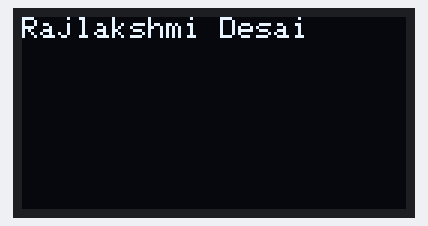
Recording of a sketch running on a simulated Arduino Uno, built with avr-gcc and run on an emulated ATmega328P. Shown: 128×64 one-colour display.

Above: at 0.1 s.
At 4.1 s:
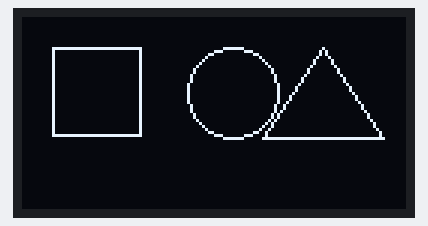
At 6.2 s:
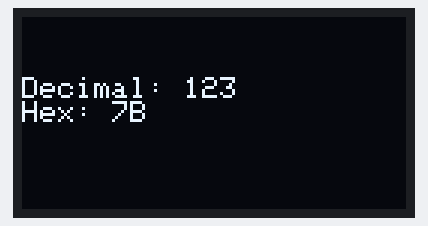
At 9.2 s:
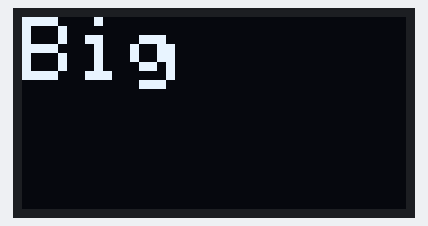
At 11.2 s:
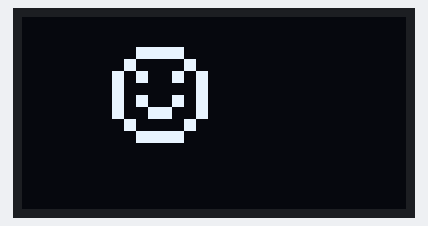
At 13.2 s:
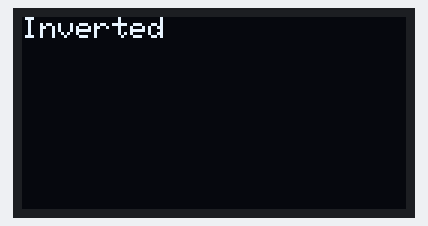

The sketch:

C-oled_mau.ino
```cpp
#include <Wire.h>
#include <SPI.h>
#include <Adafruit_GFX.h>
#include <Adafruit_SSD1306.h>

#define SCREEN_WIDTH 128
#define SCREEN_HEIGHT 64

#define OLED_RESET -1

Adafruit_SSD1306 display(SCREEN_WIDTH, SCREEN_HEIGHT, &Wire, OLED_RESET);

const unsigned char smiley_bmp[] PROGMEM = {
  0b00111100, 0b00000000,
  0b01000010, 0b00000000,
  0b10100101, 0b00000000,
  0b10000001, 0b00000000,
  0b10100101, 0b00000000,
  0b10011001, 0b00000000,
  0b01000010, 0b00000000,
  0b00111100, 0b00000000
};


void setup() {
  display.begin(SSD1306_SWITCHCAPVCC, 0x3C);
  display.clearDisplay();
}


void loop() {

  display.clearDisplay();
  display.setTextSize(1);
  display.setTextColor(SSD1306_WHITE);
  display.setCursor(0, 0);
  display.print("Rajlakshmi Desai");
  display.display();
  delay(2000);

  display.startscrollright(0x00, 0x0F);
  delay(2000);
  display.stopscroll();
  display.clearDisplay();

  display.drawRect(10, 10, 30, 30, SSD1306_WHITE);
  display.drawCircle(70, 25, 15, SSD1306_WHITE);
  display.drawTriangle(100, 10, 120, 40, 80, 40, SSD1306_WHITE);
  display.display();
  delay(2000);
  display.clearDisplay();

  int number = 123;
  display.setCursor(0, 20);
  display.setTextSize(1);
  display.setTextColor(SSD1306_WHITE);
  display.print("Decimal: ");
  display.println(number);
  display.print("Hex: ");
  display.println(number, HEX);
  display.display();
  delay(3000);
  display.clearDisplay();

  display.setTextSize(3);
  display.setCursor(0, 0);
  display.print("Big");
  display.display();
  delay(2000);
  display.clearDisplay();

  display.clearDisplay();
  int scale = 4;
  int imgWidth = 16;
  int imgHeight = 8;


  for (int y = 0; y < imgHeight; y++) {
    for (int x = 0; x < imgWidth; x++) {
      byte row = pgm_read_byte(&smiley_bmp[y * 2 + (x / 8)]);
      if (row & (1 << (7 - (x % 8)))) {
        display.fillRect(30 + x * scale, 10 + y * scale, scale, scale, SSD1306_WHITE);
      }
    }
  }
  display.display();
  delay(2000);
  display.clearDisplay();

  display.clearDisplay();
  display.ssd1306_command(SSD1306_SEGREMAP);
  display.ssd1306_command(SSD1306_COMSCANINC);
  display.setCursor(0, 0);
  display.setTextSize(1);
  display.setTextColor(SSD1306_WHITE);
  display.print("Inverted ");
  display.display();
  delay(2000);
}
```

Measured:
- by itself, everything shown: repeats every 15.2 s, in 12 steps
- what the display in image 1 shows lasts 2.0 s, from 4.1 s to 6.1 s
- what the display in image 2 shows lasts 3.0 s, from 6.1 s to 9.1 s
